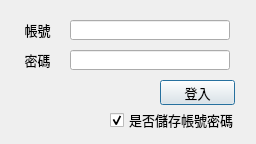
<?xml version="1.0" encoding="UTF-8"?>
<ui version="4.0">
 <class>Login</class>
 <widget class="QDialog" name="Login">
  <property name="geometry">
   <rect>
    <x>0</x>
    <y>0</y>
    <width>256</width>
    <height>144</height>
   </rect>
  </property>
  <property name="windowTitle">
   <string>登入</string>
  </property>
  <widget class="QLabel" name="labelID">
   <property name="geometry">
    <rect>
     <x>20</x>
     <y>20</y>
     <width>35</width>
     <height>20</height>
    </rect>
   </property>
   <property name="font">
    <font>
     <family>Arial</family>
     <pointsize>10</pointsize>
    </font>
   </property>
   <property name="whatsThis">
    <UInt>0</UInt>
   </property>
   <property name="layoutDirection">
    <enum>Qt::LeftToRight</enum>
   </property>
   <property name="text">
    <string>帳號</string>
   </property>
   <property name="alignment">
    <set>Qt::AlignCenter</set>
   </property>
  </widget>
  <widget class="QLabel" name="labelPW">
   <property name="geometry">
    <rect>
     <x>20</x>
     <y>50</y>
     <width>35</width>
     <height>20</height>
    </rect>
   </property>
   <property name="font">
    <font>
     <family>Arial</family>
     <pointsize>10</pointsize>
    </font>
   </property>
   <property name="text">
    <string>密碼</string>
   </property>
   <property name="alignment">
    <set>Qt::AlignCenter</set>
   </property>
  </widget>
  <widget class="QLineEdit" name="LoginID">
   <property name="geometry">
    <rect>
     <x>70</x>
     <y>20</y>
     <width>160</width>
     <height>20</height>
    </rect>
   </property>
   <property name="font">
    <font>
     <family>Arial</family>
     <pointsize>10</pointsize>
    </font>
   </property>
   <property name="text">
    <string/>
   </property>
   <property name="maxLength">
    <number>16</number>
   </property>
  </widget>
  <widget class="QLineEdit" name="LoginPW">
   <property name="geometry">
    <rect>
     <x>70</x>
     <y>50</y>
     <width>160</width>
     <height>20</height>
    </rect>
   </property>
   <property name="font">
    <font>
     <family>Arial</family>
     <pointsize>10</pointsize>
    </font>
   </property>
   <property name="focusPolicy">
    <enum>Qt::StrongFocus</enum>
   </property>
   <property name="inputMethodHints">
    <set>Qt::ImhHiddenText|Qt::ImhNoAutoUppercase|Qt::ImhNoPredictiveText|Qt::ImhSensitiveData</set>
   </property>
   <property name="maxLength">
    <number>16</number>
   </property>
   <property name="echoMode">
    <enum>QLineEdit::Password</enum>
   </property>
   <property name="dragEnabled">
    <bool>false</bool>
   </property>
  </widget>
  <widget class="QPushButton" name="pushButton">
   <property name="geometry">
    <rect>
     <x>160</x>
     <y>80</y>
     <width>75</width>
     <height>25</height>
    </rect>
   </property>
   <property name="font">
    <font>
     <family>Arial</family>
     <pointsize>10</pointsize>
    </font>
   </property>
   <property name="text">
    <string>登入</string>
   </property>
   <property name="checkable">
    <bool>false</bool>
   </property>
  </widget>
  <widget class="QCheckBox" name="checkBoxSaveLogin">
   <property name="geometry">
    <rect>
     <x>110</x>
     <y>110</y>
     <width>125</width>
     <height>20</height>
    </rect>
   </property>
   <property name="font">
    <font>
     <family>Arial</family>
     <pointsize>10</pointsize>
    </font>
   </property>
   <property name="text">
    <string>是否儲存帳號密碼</string>
   </property>
   <property name="checked">
    <bool>true</bool>
   </property>
  </widget>
 </widget>
 <resources/>
 <connections/>
</ui>
